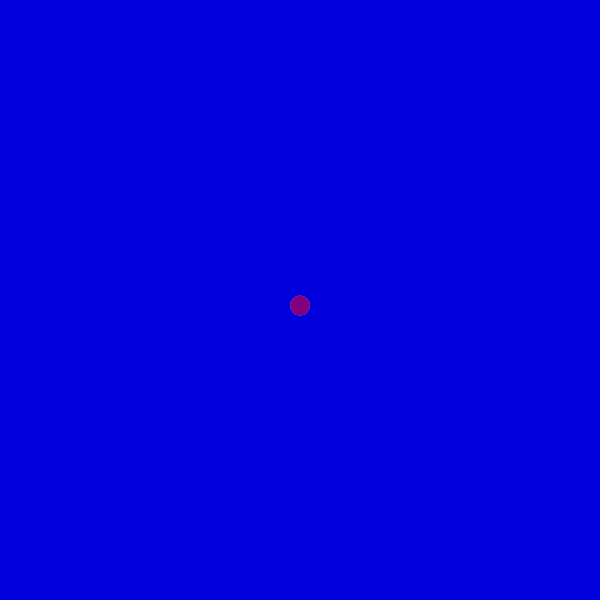
Frame 1 (no input)
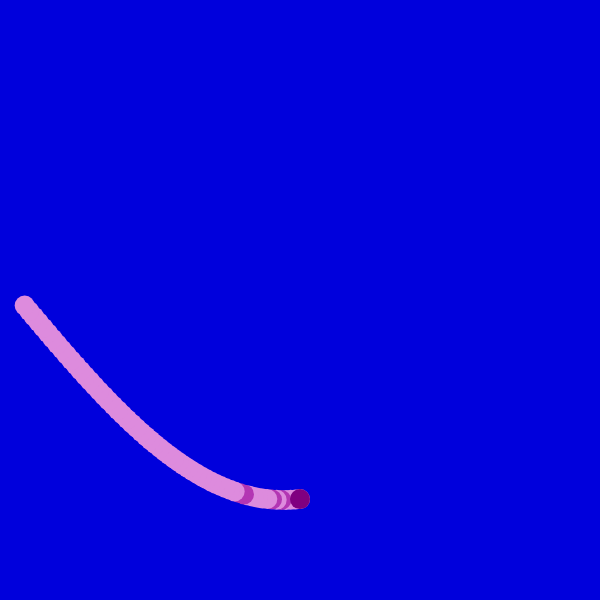
Frame 60 (no input)
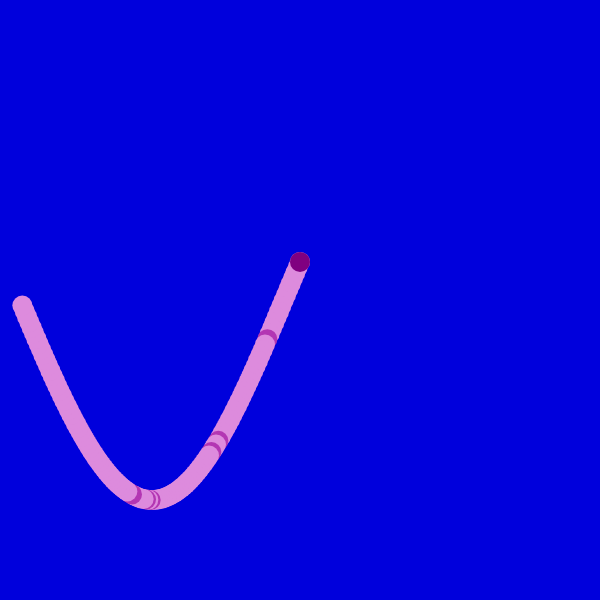
Frame 120 (the mouse pressed at the canvas centre since frame 60)

The p5.js sketch that drew these frames (run headless with seeded random() and noise() and a simulated clock; from frame 60 on, the mouse is pressed at the canvas centre):

// p5.js sketch
// ── sketch.js
const W = 600;
const H = 600;
const START_LIFE = 20;

let tailLength;
let speed;
let tail = [];
let life = START_LIFE;
let x;
let y;

function setup() {
  let cnv = createCanvas(W, H);
  x = (windowWidth - W) / 2;
  y = (windowHeight - H) / 2;
  cnv.position(x, y);
  
  speed = createSlider(0, 10, 5, 0);
  speed.position(x + W*0.1, 10);
  speed.size(W*0.8);
  speed.input(() => {
    tail = [];
  });
  
  tailLength = createSlider(50, 210, 130, 0);
  tailLength.position(x + W*0.1, 30);
  tailLength.size(W*0.8);

  strokeWeight(life);
}

function draw() {
  background(0, 0, map(life, 0, START_LIFE, 0, 220));
  
  let y = W/2 + sin(frameCount * speed.value() / 180) * (W/3);
  
  while (tail.length > tailLength.value()) {
    tail.shift();
  }
  tail.push({y, special: random(0, 100) > 95});

  tail.slice().reverse().forEach((t, index) => {
    if (t.special) {
      if (index == tail.length - 1) {
       life -= 0.3;
       ouchCount = 2;
      }
      stroke('rgb(179, 54, 179)');
    } else {
      stroke('rgb(221,139,221)');
    }
    point(H/2 - map(index, 0, tail.length, 0, H/2 - START_LIFE), t.y);
  });

  stroke('purple');
  strokeWeight(life);
  point(H/2, y);

  if (life <= 0) {
    noLoop();
    let button = createButton("reborn");
    button.size(100);
    button.position(x + W/2 - 50 , H/2);
    button.mousePressed(() => {
      life = START_LIFE;
      button.remove();
      tail = [];
      loop();
    });
  }
}
